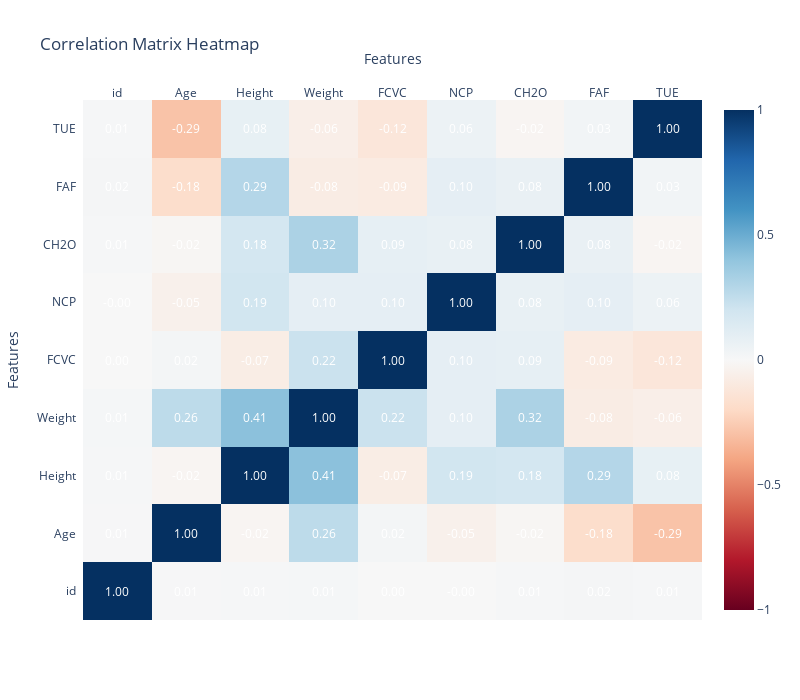

This figure's notebook cell:
### Code cell
import plotly.figure_factory as ff

# Correlation matrix
correlation_matrix = df.corr()

# Get the column and index names
column_names = correlation_matrix.columns.tolist()
index_names = correlation_matrix.index.tolist()

# Convert correlation matrix to a numpy array
correlation_matrix_array = correlation_matrix.to_numpy()

# Create heatmap figure
fig = ff.create_annotated_heatmap(
    z=correlation_matrix_array,
    x=column_names,
    y=index_names,
    colorscale='RdBu',
    showscale=True,
    zmin=-1,
    zmax=1,
    annotation_text=correlation_matrix.applymap(lambda x: f'{x:.2f}').values.tolist()  # Format annotation values to two decimal points
)

# Update layout
fig.update_layout(
    title='Correlation Matrix Heatmap',
    xaxis=dict(title='Features'),
    yaxis=dict(title='Features'),
    width=800,  # Set the width of the figure
    height=700  # Set the height of the figure
)

# Show plot
fig.show()

### Figure 1 — Plotly figure (JSON) as saved in the notebook; plotly's stock layout.template omitted (floating-point values rounded to 4 significant figures)
{"data": [{"colorscale": [[0, "rgb(103,0,31)"], [0.1, "rgb(178,24,43)"], [0.2, "rgb(214,96,77)"], [0.3, "rgb(244,165,130)"], [0.4, "rgb(253,219,199)"], [0.5, "rgb(247,247,247)"], [0.6, "rgb(209,229,240)"], [0.7, "rgb(146,197,222)"], [0.8, "rgb(67,147,195)"], [0.9, "rgb(33,102,172)"], [1, "rgb(5,48,97)"]], "reversescale": false, "showscale": true, "type": "heatmap", "x": ["id", "Age", "Height", "Weight", "FCVC", "NCP", "CH2O", "FAF", "TUE"], "y": ["id", "Age", "Height", "Weight", "FCVC", "NCP", "CH2O", "FAF", "TUE"], "z": [[1, 0.006959, 0.01229, 0.01402, 0.002483, -0.0001804, 0.007917, 0.01735, 0.008041], [0.006959, 1, -0.02289, 0.2646, 0.02136, -0.04822, -0.01542, -0.1786, -0.2903], [0.01229, -0.02289, 1, 0.415, -0.07452, 0.1927, 0.1826, 0.293, 0.08281], [0.01402, 0.2646, 0.415, 1, 0.2203, 0.09683, 0.3179, -0.08102, -0.06276], [0.002483, 0.02136, -0.07452, 0.2203, 1, 0.0967, 0.08825, -0.08702, -0.1195], [-0.0001804, -0.04822, 0.1927, 0.09683, 0.0967, 1, 0.08121, 0.09717, 0.05973], [0.007917, -0.01542, 0.1826, 0.3179, 0.08825, 0.08121, 1, 0.0754, -0.02], [0.01735, -0.1786, 0.293, -0.08102, -0.08702, 0.09717, 0.0754, 1, 0.0328], [0.008041, -0.2903, 0.08281, -0.06276, -0.1195, 0.05973, -0.02, 0.0328, 1]], "zmax": 1, "zmin": -1}], "layout": {"annotations": [{"font": {"color": "#FFFFFF"}, "showarrow": false, "text": "1.00", "x": "id", "xref": "x", "y": "id", "yref": "y"}, {"font": {"color": "#FFFFFF"}, "showarrow": false, "text": "0.01", "x": "Age", "xref": "x", "y": "id", "yref": "y"}, {"font": {"color": "#FFFFFF"}, "showarrow": false, "text": "0.01", "x": "Height", "xref": "x", "y": "id", "yref": "y"}, {"font": {"color": "#FFFFFF"}, "showarrow": false, "text": "0.01", "x": "Weight", "xref": "x", "y": "id", "yref": "y"}, {"font": {"color": "#FFFFFF"}, "showarrow": false, "text": "0.00", "x": "FCVC", "xref": "x", "y": "id", "yref": "y"}, {"font": {"color": "#FFFFFF"}, "showarrow": false, "text": "-0.00", "x": "NCP", "xref": "x", "y": "id", "yref": "y"}, {"font": {"color": "#FFFFFF"}, "showarrow": false, "text": "0.01", "x": "CH2O", "xref": "x", "y": "id", "yref": "y"}, {"font": {"color": "#FFFFFF"}, "showarrow": false, "text": "0.02", "x": "FAF", "xref": "x", "y": "id", "yref": "y"}, {"font": {"color": "#FFFFFF"}, "showarrow": false, "text": "0.01", "x": "TUE", "xref": "x", "y": "id", "yref": "y"}, {"font": {"color": "#FFFFFF"}, "showarrow": false, "text": "0.01", "x": "id", "xref": "x", "y": "Age", "yref": "y"}, {"font": {"color": "#FFFFFF"}, "showarrow": false, "text": "1.00", "x": "Age", "xref": "x", "y": "Age", "yref": "y"}, {"font": {"color": "#FFFFFF"}, "showarrow": false, "text": "-0.02", "x": "Height", "xref": "x", "y": "Age", "yref": "y"}, {"font": {"color": "#FFFFFF"}, "showarrow": false, "text": "0.26", "x": "Weight", "xref": "x", "y": "Age", "yref": "y"}, {"font": {"color": "#FFFFFF"}, "showarrow": false, "text": "0.02", "x": "FCVC", "xref": "x", "y": "Age", "yref": "y"}, {"font": {"color": "#FFFFFF"}, "showarrow": false, "text": "-0.05", "x": "NCP", "xref": "x", "y": "Age", "yref": "y"}, {"font": {"color": "#FFFFFF"}, "showarrow": false, "text": "-0.02", "x": "CH2O", "xref": "x", "y": "Age", "yref": "y"}, {"font": {"color": "#FFFFFF"}, "showarrow": false, "text": "-0.18", "x": "FAF", "xref": "x", "y": "Age", "yref": "y"}, {"font": {"color": "#FFFFFF"}, "showarrow": false, "text": "-0.29", "x": "TUE", "xref": "x", "y": "Age", "yref": "y"}, {"font": {"color": "#FFFFFF"}, "showarrow": false, "text": "0.01", "x": "id", "xref": "x", "y": "Height", "yref": "y"}, {"font": {"color": "#FFFFFF"}, "showarrow": false, "text": "-0.02", "x": "Age", "xref": "x", "y": "Height", "yref": "y"}, {"font": {"color": "#FFFFFF"}, "showarrow": false, "text": "1.00", "x": "Height", "xref": "x", "y": "Height", "yref": "y"}, {"font": {"color": "#FFFFFF"}, "showarrow": false, "text": "0.41", "x": "Weight", "xref": "x", "y": "Height", "yref": "y"}, {"font": {"color": "#FFFFFF"}, "showarrow": false, "text": "-0.07", "x": "FCVC", "xref": "x", "y": "Height", "yref": "y"}, {"font": {"color": "#FFFFFF"}, "showarrow": false, "text": "0.19", "x": "NCP", "xref": "x", "y": "Height", "yref": "y"}, {"font": {"color": "#FFFFFF"}, "showarrow": false, "text": "0.18", "x": "CH2O", "xref": "x", "y": "Height", "yref": "y"}, {"font": {"color": "#FFFFFF"}, "showarrow": false, "text": "0.29", "x": "FAF", "xref": "x", "y": "Height", "yref": "y"}, {"font": {"color": "#FFFFFF"}, "showarrow": false, "text": "0.08", "x": "TUE", "xref": "x", "y": "Height", "yref": "y"}, {"font": {"color": "#FFFFFF"}, "showarrow": false, "text": "0.01", "x": "id", "xref": "x", "y": "Weight", "yref": "y"}, {"font": {"color": "#FFFFFF"}, "showarrow": false, "text": "0.26", "x": "Age", "xref": "x", "y": "Weight", "yref": "y"}, {"font": {"color": "#FFFFFF"}, "showarrow": false, "text": "0.41", "x": "Height", "xref": "x", "y": "Weight", "yref": "y"}, {"font": {"color": "#FFFFFF"}, "showarrow": false, "text": "1.00", "x": "Weight", "xref": "x", "y": "Weight", "yref": "y"}, {"font": {"color": "#FFFFFF"}, "showarrow": false, "text": "0.22", "x": "FCVC", "xref": "x", "y": "Weight", "yref": "y"}, {"font": {"color": "#FFFFFF"}, "showarrow": false, "text": "0.10", "x": "NCP", "xref": "x", "y": "Weight", "yref": "y"}, {"font": {"color": "#FFFFFF"}, "showarrow": false, "text": "0.32", "x": "CH2O", "xref": "x", "y": "Weight", "yref": "y"}, {"font": {"color": "#FFFFFF"}, "showarrow": false, "text": "-0.08", "x": "FAF", "xref": "x", "y": "Weight", "yref": "y"}, {"font": {"color": "#FFFFFF"}, "showarrow": false, "text": "-0.06", "x": "TUE", "xref": "x", "y": "Weight", "yref": "y"}, {"font": {"color": "#FFFFFF"}, "showarrow": false, "text": "0.00", "x": "id", "xref": "x", "y": "FCVC", "yref": "y"}, {"font": {"color": "#FFFFFF"}, "showarrow": false, "text": "0.02", "x": "Age", "xref": "x", "y": "FCVC", "yref": "y"}, {"font": {"color": "#FFFFFF"}, "showarrow": false, "text": "-0.07", "x": "Height", "xref": "x", "y": "FCVC", "yref": "y"}, {"font": {"color": "#FFFFFF"}, "showarrow": false, "text": "0.22", "x": "Weight", "xref": "x", "y": "FCVC", "yref": "y"}, {"font": {"color": "#FFFFFF"}, "showarrow": false, "text": "1.00", "x": "FCVC", "xref": "x", "y": "FCVC", "yref": "y"}, {"font": {"color": "#FFFFFF"}, "showarrow": false, "text": "0.10", "x": "NCP", "xref": "x", "y": "FCVC", "yref": "y"}, {"font": {"color": "#FFFFFF"}, "showarrow": false, "text": "0.09", "x": "CH2O", "xref": "x", "y": "FCVC", "yref": "y"}, {"font": {"color": "#FFFFFF"}, "showarrow": false, "text": "-0.09", "x": "FAF", "xref": "x", "y": "FCVC", "yref": "y"}, {"font": {"color": "#FFFFFF"}, "showarrow": false, "text": "-0.12", "x": "TUE", "xref": "x", "y": "FCVC", "yref": "y"}, {"font": {"color": "#FFFFFF"}, "showarrow": false, "text": "-0.00", "x": "id", "xref": "x", "y": "NCP", "yref": "y"}, {"font": {"color": "#FFFFFF"}, "showarrow": false, "text": "-0.05", "x": "Age", "xref": "x", "y": "NCP", "yref": "y"}, {"font": {"color": "#FFFFFF"}, "showarrow": false, "text": "0.19", "x": "Height", "xref": "x", "y": "NCP", "yref": "y"}, {"font": {"color": "#FFFFFF"}, "showarrow": false, "text": "0.10", "x": "Weight", "xref": "x", "y": "NCP", "yref": "y"}, {"font": {"color": "#FFFFFF"}, "showarrow": false, "text": "0.10", "x": "FCVC", "xref": "x", "y": "NCP", "yref": "y"}, {"font": {"color": "#FFFFFF"}, "showarrow": false, "text": "1.00", "x": "NCP", "xref": "x", "y": "NCP", "yref": "y"}, {"font": {"color": "#FFFFFF"}, "showarrow": false, "text": "0.08", "x": "CH2O", "xref": "x", "y": "NCP", "yref": "y"}, {"font": {"color": "#FFFFFF"}, "showarrow": false, "text": "0.10", "x": "FAF", "xref": "x", "y": "NCP", "yref": "y"}, {"font": {"color": "#FFFFFF"}, "showarrow": false, "text": "0.06", "x": "TUE", "xref": "x", "y": "NCP", "yref": "y"}, {"font": {"color": "#FFFFFF"}, "showarrow": false, "text": "0.01", "x": "id", "xref": "x", "y": "CH2O", "yref": "y"}, {"font": {"color": "#FFFFFF"}, "showarrow": false, "text": "-0.02", "x": "Age", "xref": "x", "y": "CH2O", "yref": "y"}, {"font": {"color": "#FFFFFF"}, "showarrow": false, "text": "0.18", "x": "Height", "xref": "x", "y": "CH2O", "yref": "y"}, {"font": {"color": "#FFFFFF"}, "showarrow": false, "text": "0.32", "x": "Weight", "xref": "x", "y": "CH2O", "yref": "y"}, {"font": {"color": "#FFFFFF"}, "showarrow": false, "text": "0.09", "x": "FCVC", "xref": "x", "y": "CH2O", "yref": "y"}, {"font": {"color": "#FFFFFF"}, "showarrow": false, "text": "0.08", "x": "NCP", "xref": "x", "y": "CH2O", "yref": "y"}, {"font": {"color": "#FFFFFF"}, "showarrow": false, "text": "1.00", "x": "CH2O", "xref": "x", "y": "CH2O", "yref": "y"}, {"font": {"color": "#FFFFFF"}, "showarrow": false, "text": "0.08", "x": "FAF", "xref": "x", "y": "CH2O", "yref": "y"}, {"font": {"color": "#FFFFFF"}, "showarrow": false, "text": "-0.02", "x": "TUE", "xref": "x", "y": "CH2O", "yref": "y"}, {"font": {"color": "#FFFFFF"}, "showarrow": false, "text": "0.02", "x": "id", "xref": "x", "y": "FAF", "yref": "y"}, {"font": {"color": "#FFFFFF"}, "showarrow": false, "text": "-0.18", "x": "Age", "xref": "x", "y": "FAF", "yref": "y"}, {"font": {"color": "#FFFFFF"}, "showarrow": false, "text": "0.29", "x": "Height", "xref": "x", "y": "FAF", "yref": "y"}, {"font": {"color": "#FFFFFF"}, "showarrow": false, "text": "-0.08", "x": "Weight", "xref": "x", "y": "FAF", "yref": "y"}, {"font": {"color": "#FFFFFF"}, "showarrow": false, "text": "-0.09", "x": "FCVC", "xref": "x", "y": "FAF", "yref": "y"}, {"font": {"color": "#FFFFFF"}, "showarrow": false, "text": "0.10", "x": "NCP", "xref": "x", "y": "FAF", "yref": "y"}, {"font": {"color": "#FFFFFF"}, "showarrow": false, "text": "0.08", "x": "CH2O", "xref": "x", "y": "FAF", "yref": "y"}, {"font": {"color": "#FFFFFF"}, "showarrow": false, "text": "1.00", "x": "FAF", "xref": "x", "y": "FAF", "yref": "y"}, {"font": {"color": "#FFFFFF"}, "showarrow": false, "text": "0.03", "x": "TUE", "xref": "x", "y": "FAF", "yref": "y"}, {"font": {"color": "#FFFFFF"}, "showarrow": false, "text": "0.01", "x": "id", "xref": "x", "y": "TUE", "yref": "y"}, {"font": {"color": "#FFFFFF"}, "showarrow": false, "text": "-0.29", "x": "Age", "xref": "x", "y": "TUE", "yref": "y"}, {"font": {"color": "#FFFFFF"}, "showarrow": false, "text": "0.08", "x": "Height", "xref": "x", "y": "TUE", "yref": "y"}, {"font": {"color": "#FFFFFF"}, "showarrow": false, "text": "-0.06", "x": "Weight", "xref": "x", "y": "TUE", "yref": "y"}, {"font": {"color": "#FFFFFF"}, "showarrow": false, "text": "-0.12", "x": "FCVC", "xref": "x", "y": "TUE", "yref": "y"}, {"font": {"color": "#FFFFFF"}, "showarrow": false, "text": "0.06", "x": "NCP", "xref": "x", "y": "TUE", "yref": "y"}, {"font": {"color": "#FFFFFF"}, "showarrow": false, "text": "-0.02", "x": "CH2O", "xref": "x", "y": "TUE", "yref": "y"}, {"font": {"color": "#FFFFFF"}, "showarrow": false, "text": "0.03", "x": "FAF", "xref": "x", "y": "TUE", "yref": "y"}, {"font": {"color": "#FFFFFF"}, "showarrow": false, "text": "1.00", "x": "TUE", "xref": "x", "y": "TUE", "yref": "y"}], "height": 700, "title": {"text": "Correlation Matrix Heatmap"}, "width": 800, "xaxis": {"dtick": 1, "gridcolor": "rgb(0, 0, 0)", "side": "top", "ticks": "", "title": {"text": "Features"}}, "yaxis": {"dtick": 1, "ticks": "", "ticksuffix": "  ", "title": {"text": "Features"}}}}
